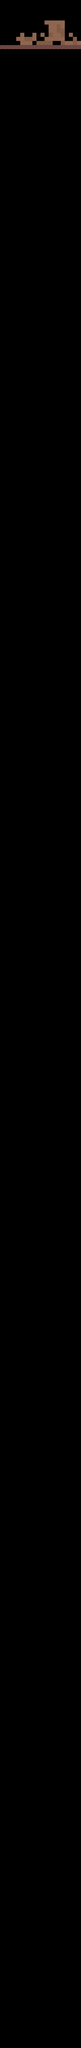

This game map was drawn from its Tiled (.tmx) file and the tilesets committed beside it. A one-line description and the trimmed map source follow:
An orthogonal 20x500 tile map with 16x16 px tiles, 1 tile layer (FG) and 1 object (player).

<map version="1.2" tiledversion="1.2.4" orientation="orthogonal" renderorder="right-down" width="20" height="500" tilewidth="16" tileheight="16" infinite="0" nextlayerid="3" nextobjectid="2">
 <tileset firstgid="1" name="tiles" tilewidth="16" tileheight="16" tilecount="256" columns="16">
  <image source="../gfx/tiles.png" width="256" height="256" />
 </tileset>
 <layer id="1" name="FG" width="20" height="500">
  <data>[10000 cells, 64 non-empty, 3 distinct tile ids]</data>
 </layer>
 <objectgroup id="2" name="Objects">
  <object id="1" name="player" type="player" x="32" y="160" width="16" height="16" />
 </objectgroup>
</map>
